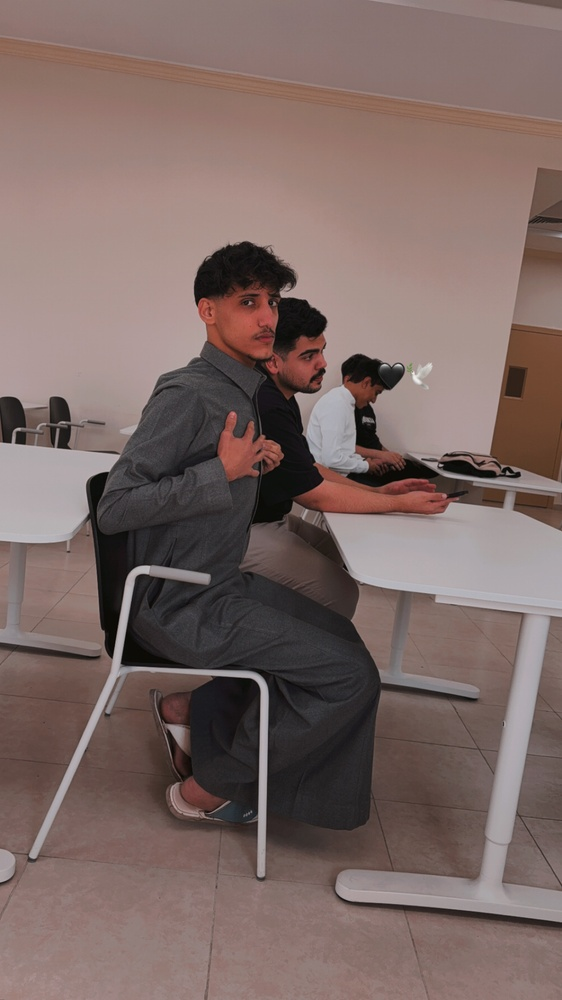
#> input picture LAB03/image copy.JPG, 562 x 1000 px, shrunk from 1242 x 2208 before the run, given in place of vtest.avi, which was not available
$ jupyter execute LAB11.ipynb   (text cells are left out)
#> lines starting #> are read from the running program, lines starting #| are printed output that depends on the picture; after the words box and inside, x2 and y2 are one past the last pixel; in counts of white or black regions, pixels touching at a corner belong together; pictures that were not available may be replaced by others from this repository, and a replacement may not be noted
[cell 1]
import cv2 as cv
import numpy as np
import matplotlib.pyplot as plt

[cell 2]
cap = cv.VideoCapture(r"C:\Users\4220056\Downloads\vtest.avi")

[cell 3]
# ret, prev_frame = cap.read()
# ret, next_frame = cap.read()

[cell 4]
# prev_gray = cv.cvtColor(prev_frame, cv.COLOR_BGR2GRAY)
# next_gray = cv.cvtColor(next_frame, cv.COLOR_BGR2GRAY)

[cell 5]
ret, prev_frame = cap.read()
#> prev_frame is the input picture: shape (1000, 562, 3); mean B, G, R 100.8, 104.8, 124.1
prev_gray = cv.cvtColor(prev_frame, cv.COLOR_BGR2GRAY)
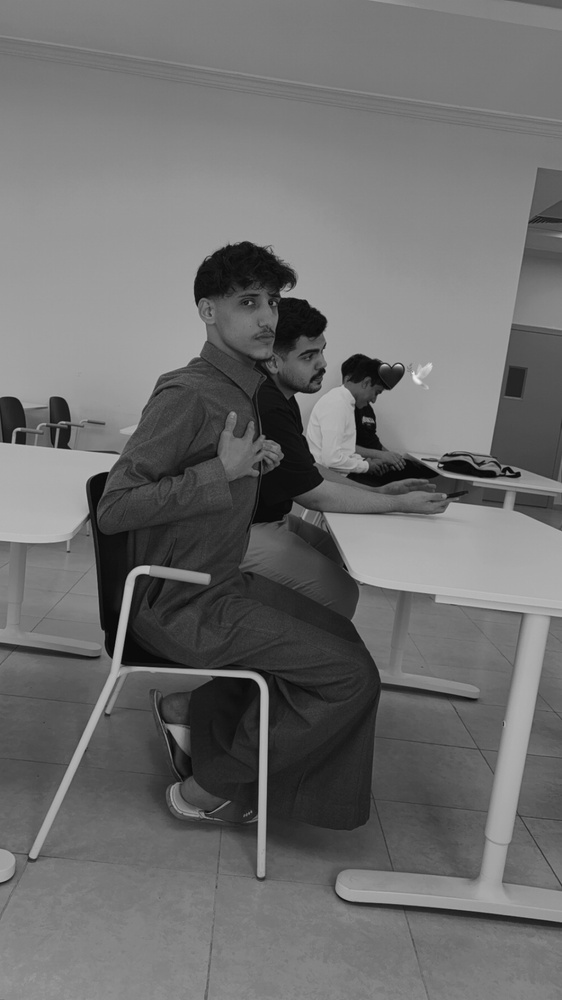
#> prev_gray: shape (1000, 562); min 3, max 238, mean 110.1

while True:
    ret, next_frame = cap.read()
    if not ret:
        print("Video ended or failed to read frame.")
        break

    next_gray = cv.cvtColor(next_frame, cv.COLOR_BGR2GRAY)
    flow = cv.calcOpticalFlowFarneback(prev_gray, next_gray, None,
                                       pyr_scale=0.5, levels=3, winsize=15,
                                       iterations=3, poly_n=5, poly_sigma=1.2, flags=0)


    mag, ang = cv.cartToPolar(flow[..., 0], flow[..., 1])
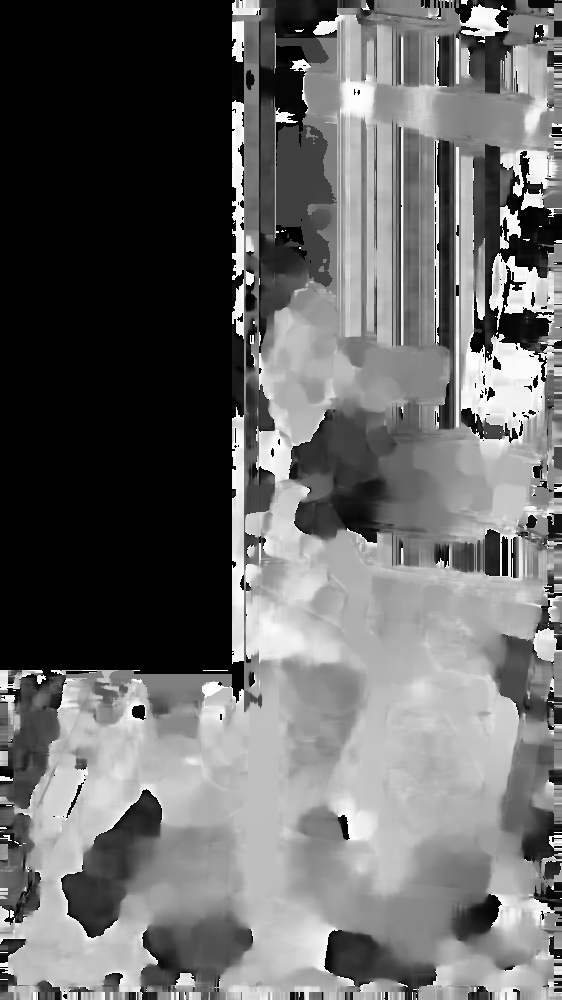
#> ang: shape (1000, 562) float32; min 0, max 6.28, mean 2.55; drawn with min black and max white
    hsv = np.zeros_like(prev_frame)
    hsv[..., 0] = ang * 180 / np.pi / 2
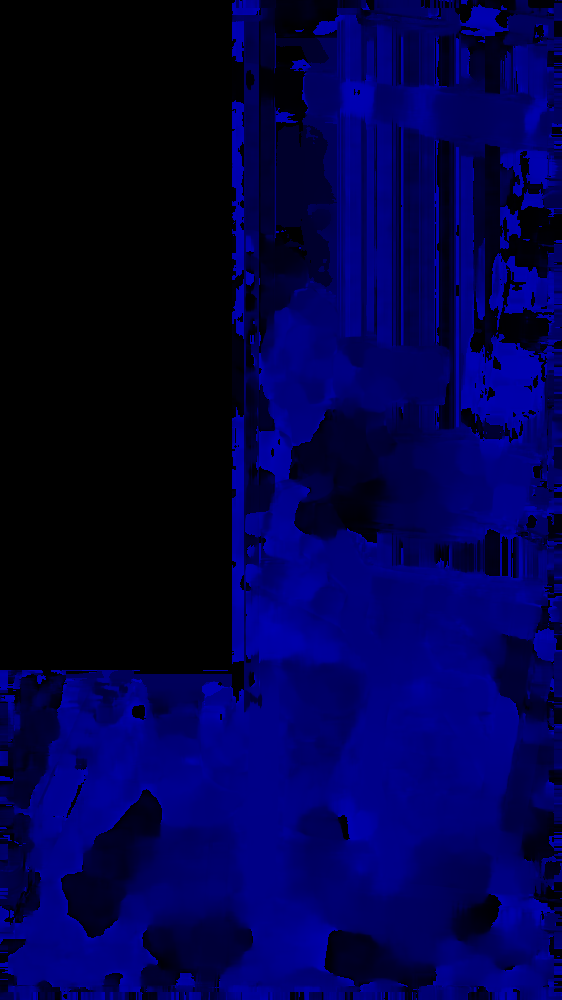
#> hsv: shape (1000, 562, 3); mean of channels 0, 1, 2 72.6, 0, 0; drawn as B, G, R
    hsv[..., 1] = 255
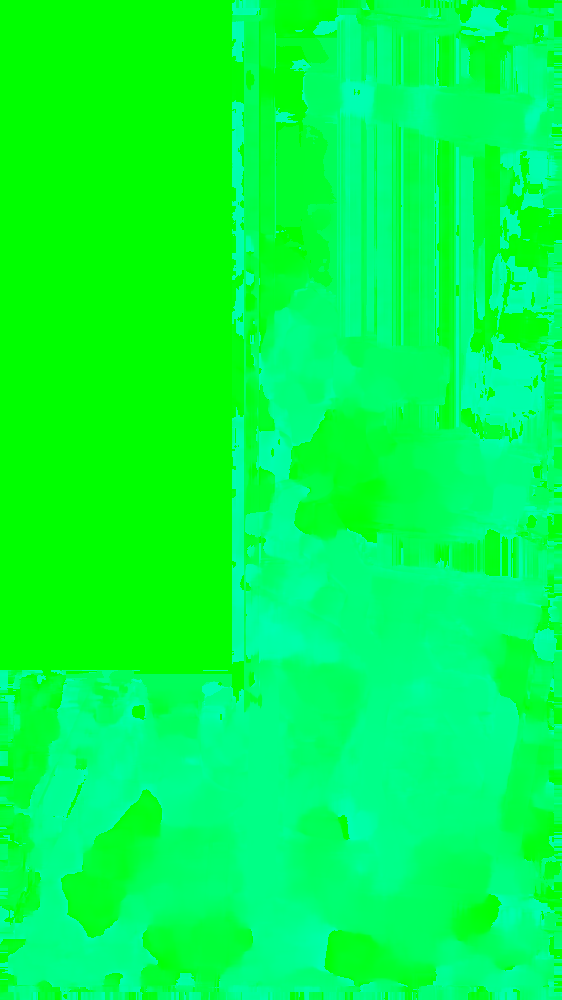
#> hsv: shape (1000, 562, 3); mean of channels 0, 1, 2 72.6, 255, 0; drawn as B, G, R
    hsv[..., 2] = cv.normalize(mag, None, 0, 255, cv.NORM_MINMAX)
#> hsv: shape (1000, 562, 3); 0.58% of pixels changed, all inside (x1, y1, x2, y2) = (0, 0, 562, 1000)

    flow_rgb = cv.cvtColor(hsv, cv.COLOR_HSV2RGB)

    plt.imshow(flow_rgb)
    plt.axis('off')
    plt.draw()
    plt.pause(0.01)

    prev_gray = next_gray

cap.release()
plt.close()
